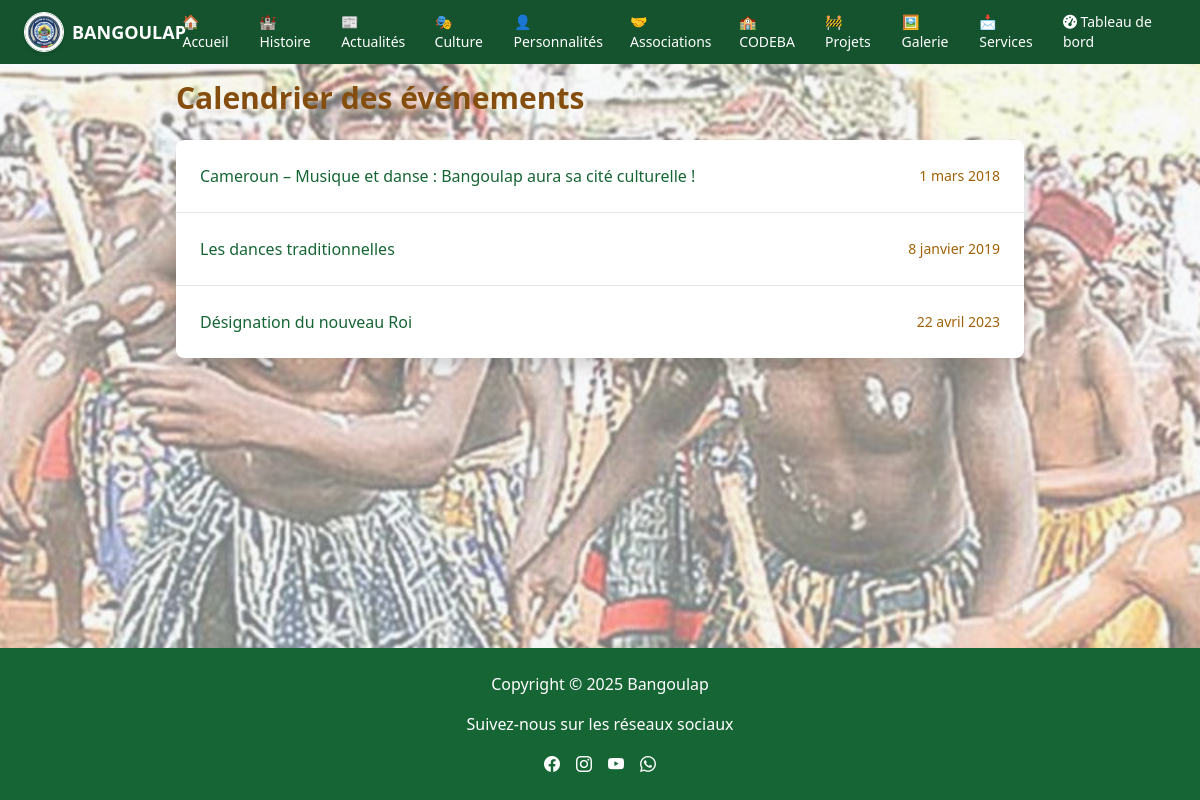
Before: /actualites/calendrier/ with the older database file.
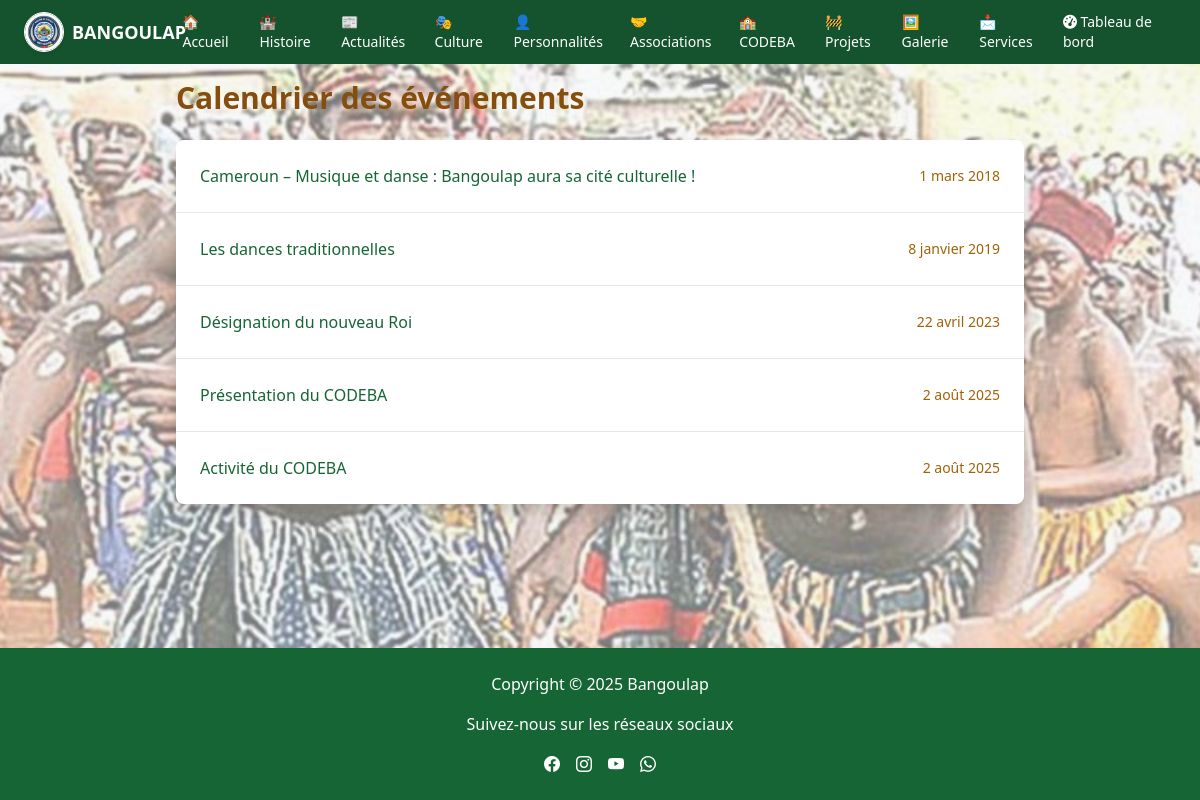
After: the same page with the newer database file.
### actualites/models.py (models this page shows)
class Actualite(models.Model):
    titre = models.CharField(max_length=200)
    auteur = models.CharField(max_length=100)
    slug = models.SlugField(unique=True)
    image = models.ImageField(upload_to='actualites/', default='images/default.jpg')  # 👈 ajoute default ici
    contenu = models.TextField()
    date = models.DateField(default=timezone.now)
    publie = models.BooleanField(default=False)

### actualites/views.py (the view)
# urls.py: path('calendrier/', views.calendrier_evenements, name='calendrier'),
def calendrier_evenements(request):
    evenements = Actualite.objects.filter(publie=True).order_by('date')
    return render(request, 'actualites/calendrier.html', {'evenements': evenements})

### actualites/templates/actualites/calendrier.html (shortened to what this page needs)
{% extends 'base.html' %}
{% load static %}
{% block content %}
<div class="max-w-4xl mx-auto px-4"><br><br>
    <h1 class="text-3xl font-bold text-yellow-800 mb-6">Calendrier des événements</h1>
    <ul class="divide-y divide-gray-200 bg-white shadow rounded-lg">
        {% for evt in evenements %}
        <li class="p-4 flex justify-between items-center hover:bg-yellow-50 transition">
            <a href="{% url 'actualites:detail' slug=evt.slug %}" class="text-green-800 font-medium hover:underline">
                {{ evt.titre }}
            </a>
            <span class="text-sm text-yellow-700 font-medium">{{ evt.date }}</span>
        </li>
        {% empty %}
        <li class="p-4 text-gray-500 italic">Aucun événement trouvé.</li>
        {% endfor %}
    </ul>
</div>
{% endblock %}

Changed rows visible on the page:
added Actualite: titre "Présentation du CODEBA", date "2 août 2025"
added Actualite: titre "Activité du CODEBA", date "2 août 2025"
